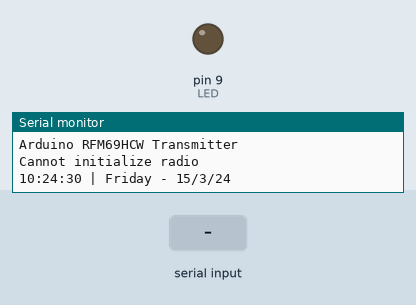
Recording of a sketch running on a simulated Arduino Uno, built with avr-gcc and run on an emulated ATmega328P. Shown: output pins drawn as LEDs (lit = HIGH), the last lines printed to the serial monitor. The test bench sets the inputs (shaded band). The local clock reads 2024-03-15 10:24:30 at power-on unless the sketch sets it; pins used as bus, display or sensor lines are not drawn.

Above: at 1.3 s.
1.4 s: "r" received over Serial
At 6.23 s:
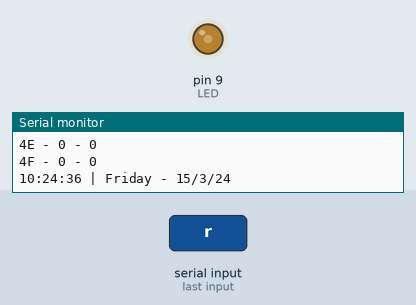
12.7 s: "p" received over Serial
17.7 s: "t" received over Serial
Timing chart, 0 to 28.0 s (numbered marks = the images above; inputs shaded):
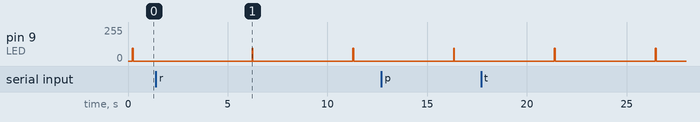

Measured:
- by itself, pin 9 (LED): alternates 96/255 for 0.04 s and 0/255 for 5.0 s

The sketch:

radio_rtc2.ino
```cpp
#include <RFM69.h>    //get it here: https://www.github.com/lowpowerlab/rfm69
#include <RFM69_ATC.h>
#include "Arduino.h"
#include <SparkFunDS3234RTC.h>

// Use the external SPI SD card as storage
#include <SPI.h>


//*********************************************************************************************
// *********** IMPORTANT SETTINGS - YOU MUST CHANGE/ONFIGURE TO FIT YOUR HARDWARE *************
//*********************************************************************************************
#define NETWORKID     100  // The same on all nodes that talk to each other
#define NODEID        1    // The unique identifier of this node
#define RECEIVER      1    // The recipient of packets

//Match frequency to the hardware version of the radio on your Feather
#define FREQUENCY     RF69_433MHZ
//#define FREQUENCY     RF69_868MHZ
//#define FREQUENCY     RF69_915MHZ
#define ENCRYPTKEY    "sampleEncryptKey" //exactly the same 16 characters/bytes on all nodes!
#define IS_RFM69HCW   true // set to 'true' if you are using an RFM69HCW module

#define SERIAL_BAUD   9600

#define RFM69_CS      10
#define RFM69_IRQ     A0
#define RFM69_IRQN    A0 // Pin 2 is IRQ 0!
#define RFM69_RST     A2

#define LED           9  // onboard blinky
#define DS13074_CS_PIN 8 // DeadOn RTC Chip-select pin

//*********************************************************************************************
//*********************************************************************************************
//Auto Transmission Control - dials down transmit power to save battery
//Usually you do not need to always transmit at max output power
//By reducing TX power even a little you save a significant amount of battery power
//This setting enables this gateway to work with remote nodes that have ATC enabled to
//dial their power down to only the required level
#define ENABLE_ATC    //comment out this line to disable AUTO TRANSMISSION CONTROL
//*********************************************************************************************


//RFM69 radio = RFM69(RFM69_CS, RFM69_IRQ, IS_RFM69HCW, RFM69_IRQN);
#ifdef ENABLE_ATC
  RFM69_ATC radio;
#else
  RFM69 radio;
#endif

const int chipSelect = 7;

void setup() {
  while (!Serial); // wait until serial console is open, remove if not tethered to computer
  Serial.begin(SERIAL_BAUD);
  pinMode(RFM69_CS, OUTPUT);
  pinMode(DS13074_CS_PIN, OUTPUT);

  digitalWrite(RFM69_CS, HIGH);
  digitalWrite(DS13074_CS_PIN, HIGH);

  initRTC();
  initRadio();

}

int16_t packetnum = 0;  // packet counter, we increment per xmission
byte ackCount=0;
uint32_t packetCount = 0;
bool promiscuousMode = false;

void loop() {
  static int8_t lastSecond = -1;
  //sendMessage();
  if (Serial.available() > 0)
  {
    char input = Serial.read();
    if (input == 'r') //d=dump all register values
      radio.readAllRegs();
    if (input == 'E') //E=enable encryption
      radio.encrypt(ENCRYPTKEY);
    if (input == 'e') //e=disable encryption
      radio.encrypt(null);
    if (input == 'p')
    {
      promiscuousMode = !promiscuousMode;
      radio.promiscuous(promiscuousMode);
      Serial.print("Promiscuous mode ");Serial.println(promiscuousMode ? "on" : "off");
    }
    if (input == 't')
    {
      byte temperature =  radio.readTemperature(-1); // -1 = user cal factor, adjust for correct ambient
      byte fTemp = 1.8 * temperature + 32; // 9/5=1.8
      Serial.print( "Radio Temp is ");
      Serial.print(temperature);
      Serial.print("C, ");
      Serial.print(fTemp); //converting to F loses some resolution, obvious when C is on edge between 2 values (ie 26C=78F, 27C=80F)
      Serial.println('F');
    }
  }

  if (radio.receiveDone())
  {
    Serial.print("#[");
    Serial.print(++packetCount);
    Serial.print(']');
    Serial.print('[');Serial.print(radio.SENDERID, DEC);Serial.print("] ");
    if (promiscuousMode)
    {
      Serial.print("to [");Serial.print(radio.TARGETID, DEC);Serial.print("] ");
    }
    for (byte i = 0; i < radio.DATALEN; i++)
      Serial.print((char)radio.DATA[i]);
    Serial.print("   [RX_RSSI:");Serial.print(radio.RSSI);Serial.print("]");

    if (radio.ACKRequested())
    {
      byte theNodeID = radio.SENDERID;
      radio.sendACK();
      Serial.print(" - ACK sent.");

      // When a node requests an ACK, respond to the ACK
      // and also send a packet requesting an ACK (every 3rd one only)
      // This way both TX/RX NODE functions are tested on 1 end at the GATEWAY
      if (ackCount++%3==0)
      {
        Serial.print(" Pinging node ");
        Serial.print(theNodeID);
        Serial.print(" - ACK...");
        delay(3); //need this when sending right after reception .. ?
        if (radio.sendWithRetry(theNodeID, "ACK TEST", 8, 0))  // 0 = only 1 attempt, no retries
          Serial.print("ok!");
        else Serial.print("nothing");
      }
    }
    Serial.println();
    Blink(LED,3,3);
    delay(250);
  }
  turnOffAllCSPins();
  switchForSDTransfer();
  rtc.update();
  if (rtc.second() != lastSecond) // If the second has changed
  {
    printTime(); // Print the new time
    Blink(LED,5,5);
    lastSecond = rtc.second(); // Update lastSecond value
  }
  turnOffAllCSPins();
  delay(5000);
}

void initRadio(){
  turnOffAllCSPins();
  switchForRadioTransfer();

  Serial.println("Arduino RFM69HCW Transmitter");

      //Hard reset the radio so that we re-initialise the radio
    //  pinMode(RFM69_RST, OUTPUT);
    //  pinMode(12, OUTPUT);
    //  digitalWrite(12, HIGH);
    //  digitalWrite(RFM69_RST, HIGH);
    //  delay(100);
    //  digitalWrite(RFM69_RST, LOW);
    //  delay(100);

  //Now initialise the radio
  bool check = radio.initialize(FREQUENCY, NODEID, NETWORKID);
  if (check){
    if (IS_RFM69HCW) {
      radio.setHighPower();    // Only for RFM69HCW & HW!
    }
    //radio.setPowerLevel(31); // power output ranges from 0 (5dBm) to 31 (20dBm)
    radio.encrypt(ENCRYPTKEY);
    radio.setFrequency(433000000);
    #ifdef ENABLE_ATC
      Serial.println("RFM69_ATC Enabled (Auto Transmission Control)");
    #endif
    pinMode(LED, OUTPUT);

    Serial.print("\Transmitting at ");
    Serial.print(radio.getFrequency());
    Serial.println(" Hz");
  }else {
    Serial.println("Cannot initialize radio");
  }
}

void sendMessage(){
  turnOffAllCSPins();
  switchForRadioTransfer();

  String command = "Testing SD-Radio";
  char radiopacket[20];
  command.toCharArray(radiopacket, 20);
  itoa(packetnum++, radiopacket+16, 10);
  Serial.print("Sending "); Serial.println(radiopacket);

  if (radio.sendWithRetry(RECEIVER, radiopacket, strlen(radiopacket))) { //target node Id, message as string or byte array, message length
    Serial.println("OK");
    Blink(LED, 50, 3); //blink LED 3 times, 50ms between blinks
  }
  radio.receiveDone(); //put radio in RX mode
  Serial.flush(); //make sure all serial data is clocked out before sleeping the MCU
}

void Blink(byte PIN, byte DELAY_MS, byte loops)
{
  for (byte i=0; i<loops; i++)
  {
    digitalWrite(PIN,HIGH);
    delay(DELAY_MS);
    digitalWrite(PIN,LOW);
    delay(DELAY_MS);
  }
}

void initRTC(){
  turnOffAllCSPins();
  switchForSDTransfer();
    Serial.println();

     Serial.println("rtc initializing.");
  pinMode(LED, OUTPUT); //Set LED to output
  // Call rtc.begin([cs]) to initialize the library
  // The chip-select pin should be sent as the only parameter
  rtc.begin(DS13074_CS_PIN);
  //rtc.set12Hour(); // Use rtc.set12Hour to set to 12-hour mode
  // Now set the time...
  // You can use the autoTime() function to set the RTC's clock and
  // date to the compiliers predefined time. (It'll be a few seconds
  // behind, but close!)
  rtc.autoTime();
  // Or you can use the rtc.setTime(s, m, h, day, date, month, year)
  // function to explicitly set the time:
  // e.g. 7:32:16 | Monday October 31, 2016:
  //rtc.setTime(16, 32, 7, 2, 31, 10, 16);  // Uncomment to manually set time

  // Update time/date values, so we can set alarms
  rtc.update();
  Serial.println("rtc initialized.");
}


//Before Data transfer or switching mode, turn off all devices
void turnOffAllCSPins(){
  digitalWrite(DS13074_CS_PIN, HIGH);
  digitalWrite(RFM69_CS, HIGH);
  SPI.endTransaction();
}

//Turn on single device for data transfer
void turnOnCs(int csPin){
  digitalWrite(csPin, LOW);
}

void switchForSDTransfer(){
  //SPISettings settings = SPISettings(SPI_CLOCK_DIV4, MSBFIRST, SPI_MODE0);
  //SPI.beginTransaction(settings);
  digitalWrite(DS13074_CS_PIN, LOW);
}

void switchForRadioTransfer(){
  SPISettings settings = SPISettings(SPI_CLOCK_DIV4, MSBFIRST, SPI_MODE0);
  SPI.beginTransaction(settings);
  digitalWrite(RFM69_CS, LOW);
}
void printTime()
{
  Serial.print(String(rtc.hour()) + ":"); // Print hour
  if (rtc.minute() < 10)
    Serial.print('0'); // Print leading '0' for minute
  Serial.print(String(rtc.minute()) + ":"); // Print minute
  if (rtc.second() < 10)
    Serial.print('0'); // Print leading '0' for second
  Serial.print(String(rtc.second())); // Print second

  if (rtc.is12Hour()) // If we're in 12-hour mode
  {
    // Use rtc.pm() to read the AM/PM state of the hour
    if (rtc.pm()) Serial.print(" PM"); // Returns true if PM
    else Serial.print(" AM");
  }

  Serial.print(" | ");

  // Few options for printing the day, pick one:
  Serial.print(rtc.dayStr()); // Print day string
  //Serial.print(rtc.dayC()); // Print day character
  //Serial.print(rtc.day()); // Print day integer (1-7, Sun-Sat)
  Serial.print(" - ");
#ifdef PRINT_USA_DATE
  Serial.print(String(rtc.month()) + "/" +   // Print month
                 String(rtc.date()) + "/");  // Print date
#else
  Serial.print(String(rtc.date()) + "/" +    // (or) print date
                 String(rtc.month()) + "/"); // Print month
#endif
  Serial.println(String(rtc.year()));        // Print year
}
```
